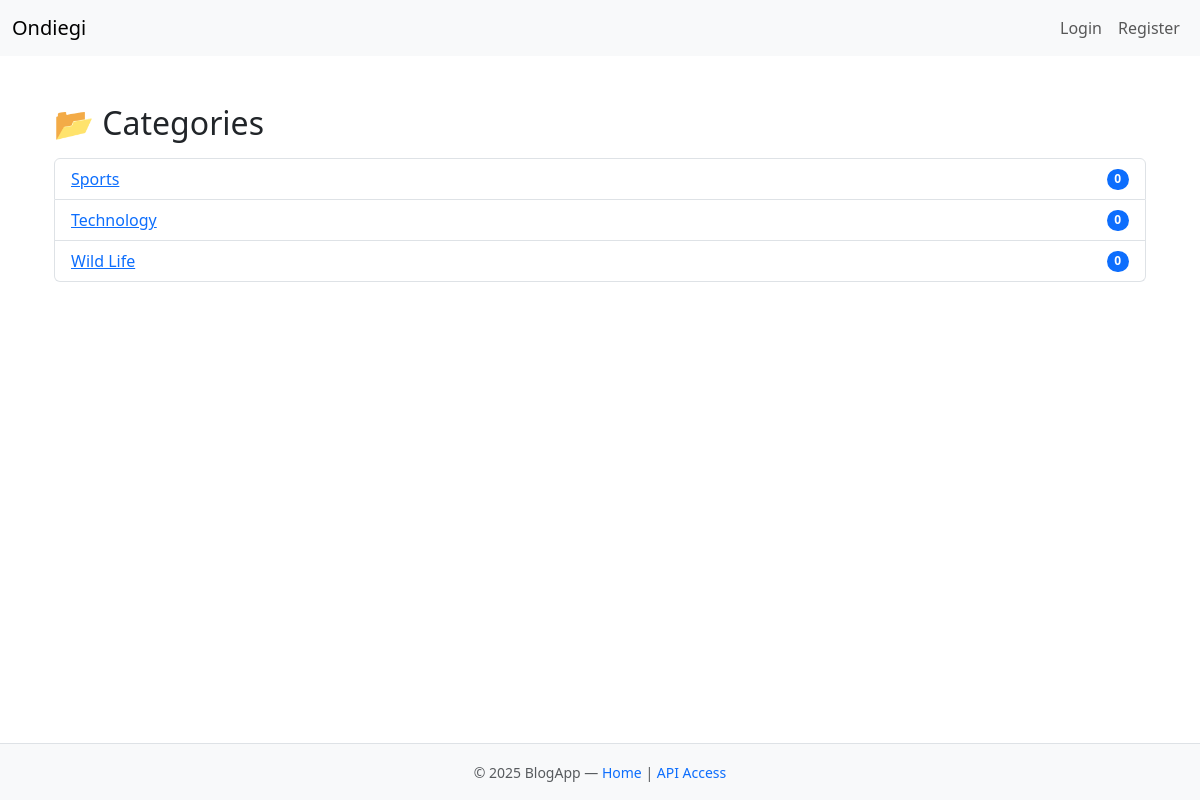
Page /blog/categories/ on the earlier database version.
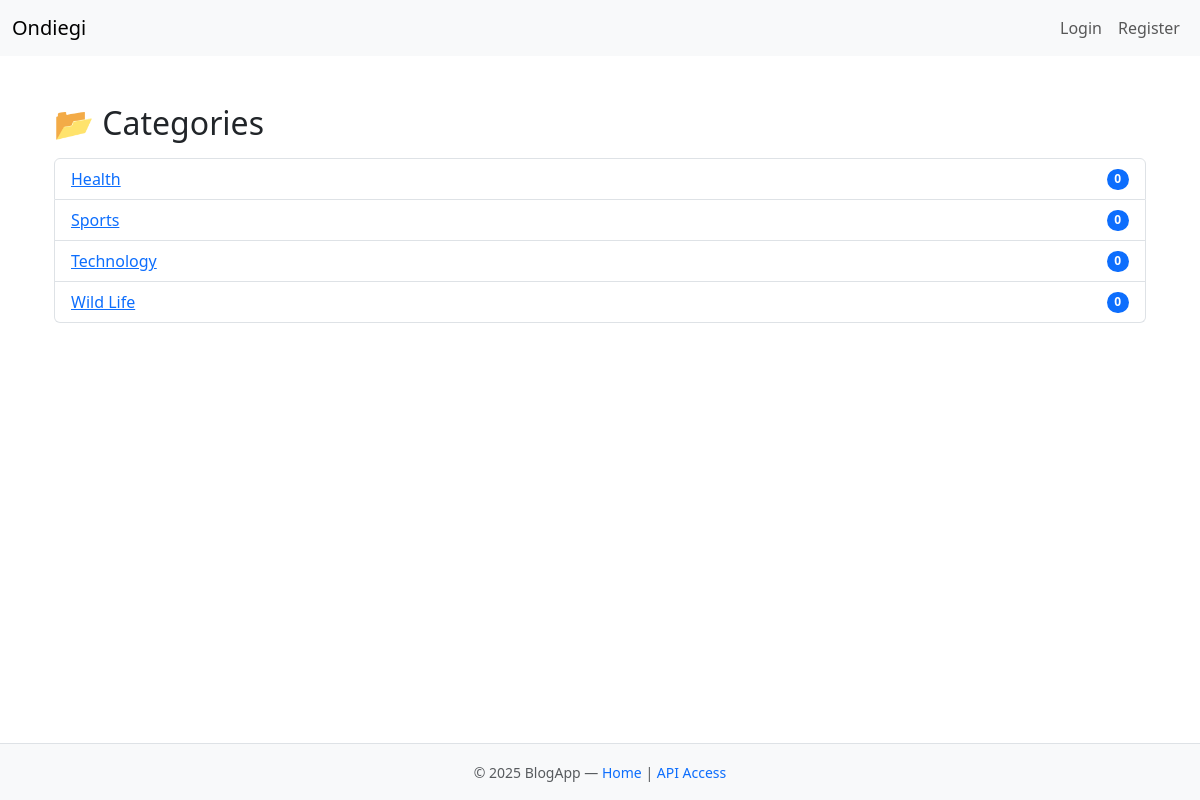
Same page on the later database version.
### blog/models.py (models this page shows, shortened)
class Category(models.Model):
    name = models.CharField(max_length=100, unique=True)
    slug = models.SlugField(max_length=120, unique=True, blank=True)
    class Meta:
        verbose_name_plural = "Categories"

### blog/views.py (the view)
# urls.py: path('categories/', CategoryListHTMLView.as_view(), name='category-list'),
class CategoryListHTMLView(ListView):
    model = Category
    template_name = "blog/category_list.html"
    context_object_name = "categories"
    ordering = ["name"]
    def get_queryset(self):
        return Category.objects.annotate(post_count=Count("posts"))

### blog/templates/blog/category_list.html
{% extends "base.html" %}
{% block content %}
<div class="container mt-4">
    <h2 class="mb-3">📂 Categories</h2>
    {% if categories %}
        <ul class="list-group">
            {% for category in categories %}
                <li class="list-group-item d-flex justify-content-between align-items-center">
                    <a href="{% url 'category-posts' category.slug %}">
                        {{ category.name }}
                    </a>
                    <span class="badge bg-primary rounded-pill">
                        {{ category.post_count }}
                    </span>
                </li>
            {% endfor %}
        </ul>
    {% else %}
        <p class="text-muted">No categories available yet.</p>
    {% endif %}
</div>
{% endblock %}

Differences in the rows shown:
added Category: name "Health", post_count "0"
